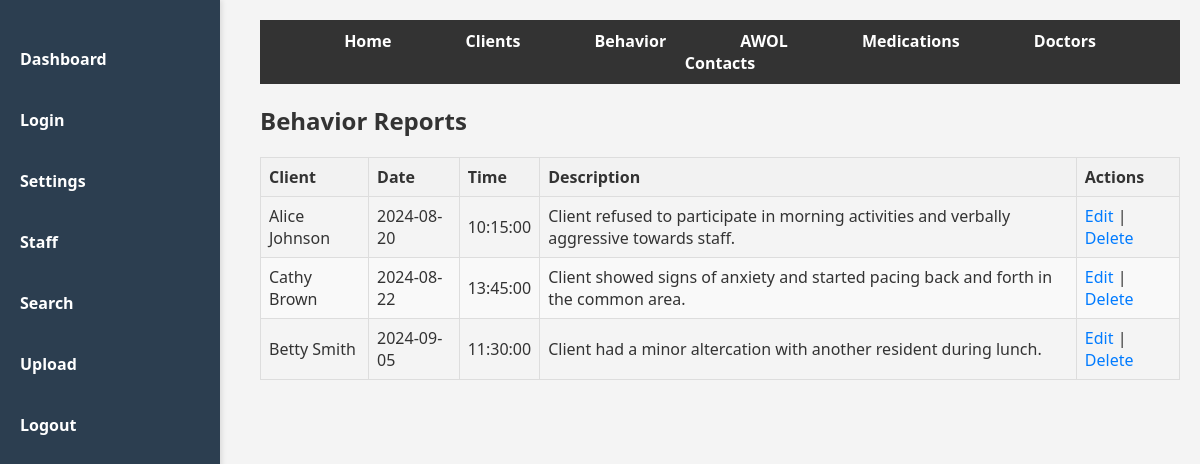
Screenshot of /behavior (signed in) with the database file from the repository.
### app.py (models this page shows)
class Behavior(db.Model):
    id = db.Column(db.Integer, primary_key=True)
    client_id = db.Column(db.Integer, db.ForeignKey('client.id'), nullable=False)
    date = db.Column(db.Date, nullable=False)
    time = db.Column(db.Time, nullable=False)
    description = db.Column(db.String(500))

class Client(db.Model):
    id = db.Column(db.Integer, primary_key=True)
    first_name = db.Column(db.String(100), nullable=False)
    last_name = db.Column(db.String(100), nullable=False)
    ssn = db.Column(db.String(12), unique=True, nullable=False)
    dob = db.Column(db.Date, nullable=False)
    height = db.Column(db.String(10))
    weight = db.Column(db.String(10))
    eye_color = db.Column(db.String(50))
    hair_color = db.Column(db.String(50))
    appointments = db.relationship('Appointment', backref='client', lazy=True)
    medications = db.relationship('Medication', backref='client', lazy=True)
    awol_reports = db.relationship('AWOLReport', backref='client', lazy=True)
    behaviors = db.relationship('Behavior', backref='client', lazy=True)

### app.py (the view)
@app.route('/behavior')
def behavior():
    if not session.get('logged_in'):
        return redirect(url_for('login'))
    behaviors = Behavior.query.all()
    return render_template('behavior.html', behaviors=behaviors)

### templates/behavior.html (shortened to what this page needs)
{% extends 'base.html' %}
{% block content %}
<h2>Behavior Reports</h2>
<table class="data-table">
    <thead>
        <tr>
            <th>Client</th>
            <th>Date</th>
            <th>Time</th>
            <th>Description</th>
            <th>Actions</th>
        </tr>
    </thead>
    <tbody>
        {% for behavior in behaviors %}
        <tr>
            <td>{{ behavior.client.first_name }} {{ behavior.client.last_name }}</td>
            <td>{{ behavior.date }}</td>
            <td>{{ behavior.time }}</td>
            <td>{{ behavior.description }}</td>
            <td>
                <a href="{{ url_for('edit_behavior', behavior_id=behavior.id) }}">Edit</a> |
                <a href="{{ url_for('delete_behavior', behavior_id=behavior.id) }}">Delete</a>
            </td>
        </tr>
        {% endfor %}
    </tbody>
</table>
{% endblock %}

### static/styles.css (style rules this page uses)
body { font-family: 'Segoe UI', Tahoma, Geneva, Verdana, sans-serif; background-color: #f4f4f4; color: #333; margin: 0; padding: 0; display: flex; }
.data-table { width: 100%; border-collapse: collapse; margin-bottom: 20px; }
.data-table th, .data-table td { border: 1px solid #ddd; padding: 8px; text-align: left; }
.data-table th { background-color: #f2f2f2; color: #333; font-weight: bold; }
.data-table tr:nth-child(even) { background-color: #f9f9f9; }
.data-table a { color: #007bff; text-decoration: none; }

### rows the page displays
Behavior: client.first_name "Alice", client.last_name "Johnson", date "2024-08-20", time "10:15:00", description "Client refused to participate in morning activities and verbally aggressive towards staff."
Behavior: client.first_name "Cathy", client.last_name "Brown", date "2024-08-22", time "13:45:00", description "Client showed signs of anxiety and started pacing back and forth in the common area."
Behavior: client.first_name "Betty", client.last_name "Smith", date "2024-09-05", time "11:30:00", description "Client had a minor altercation with another resident during lunch."
